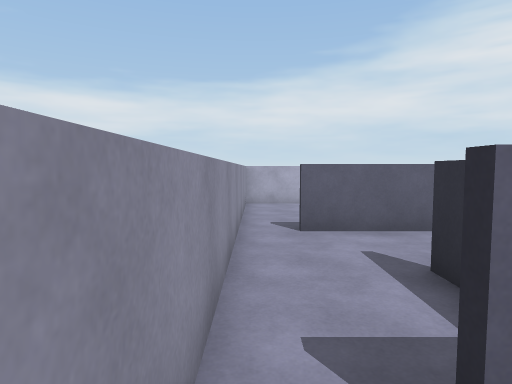
[1] (above)

23 first-person views from a walk through a 3-D level made in the Unity game engine. The camera is 1.4 m above the floor, tilts 4° down and sees 75° across. The floor is counted in squares, 1 m on a side. Each view is taken from the middle of a square. On the plan, view 1 faces up. The plan holds only what a view shows up to about 15 squares ahead; the rest is blank.

[2]
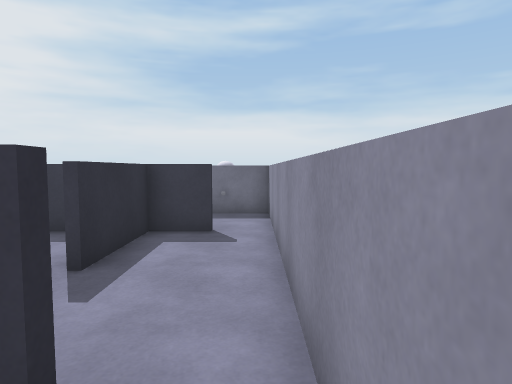

[3]
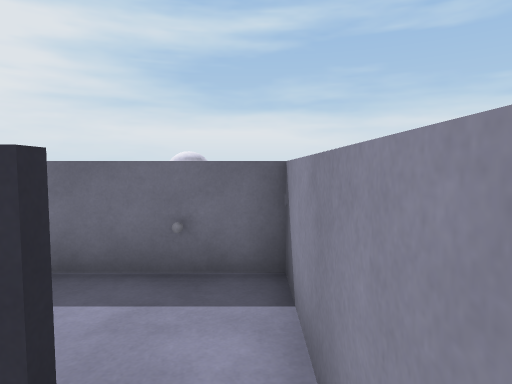

[4]
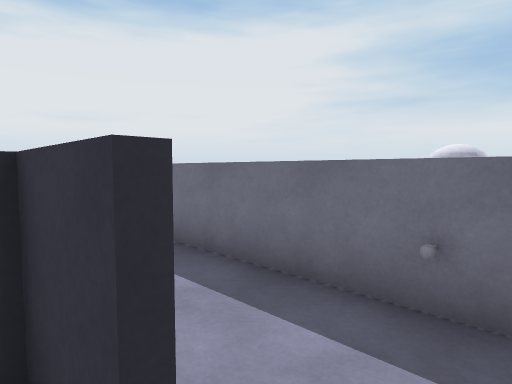

[5]
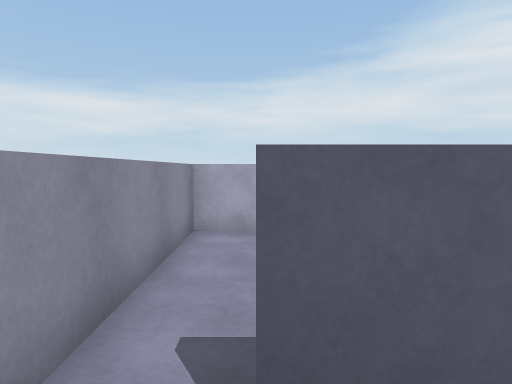

[6]
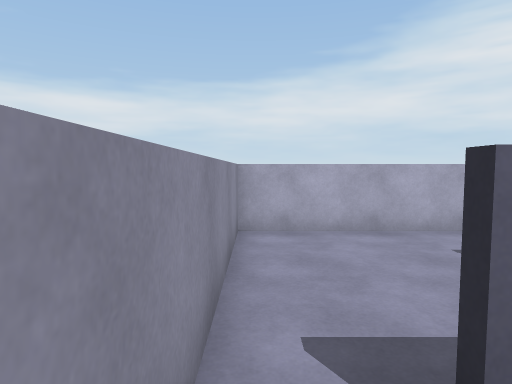

[7]
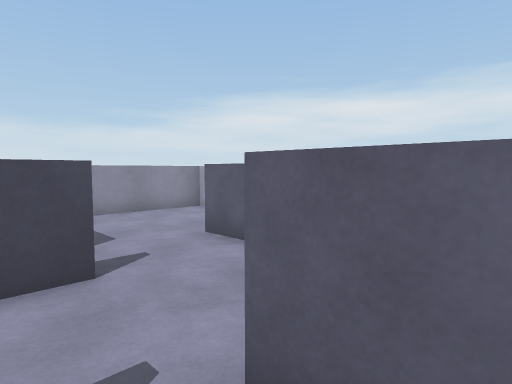

[8]
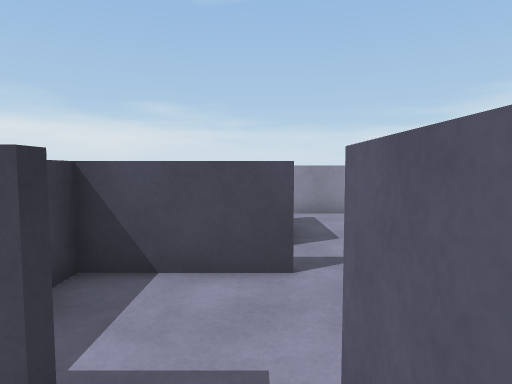

[9]
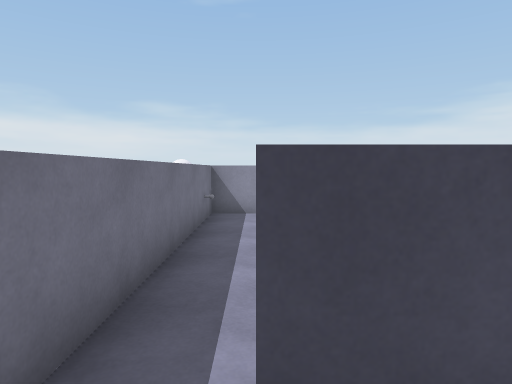

[10]
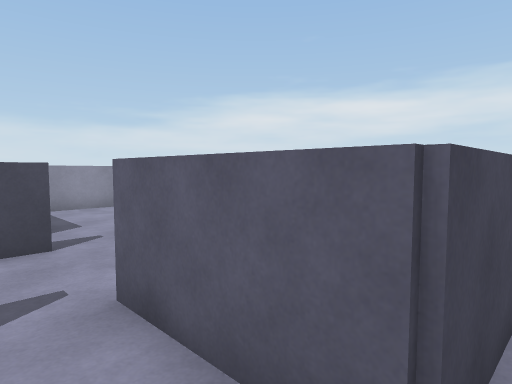

[11]
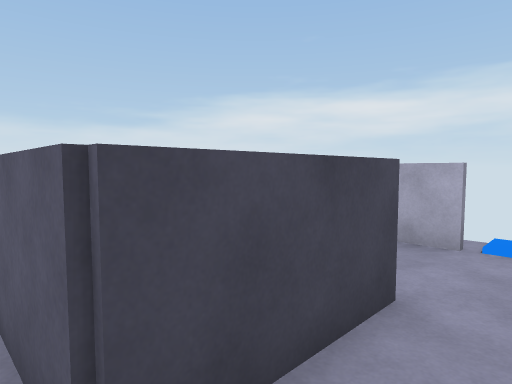

[12]
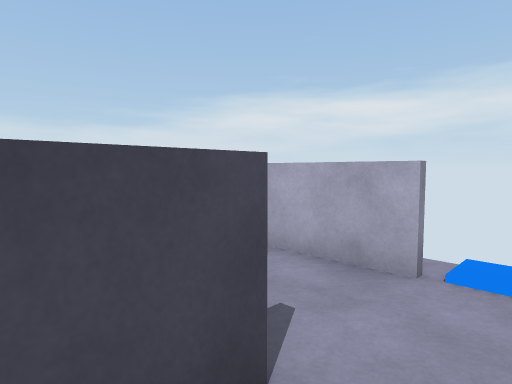

[13]
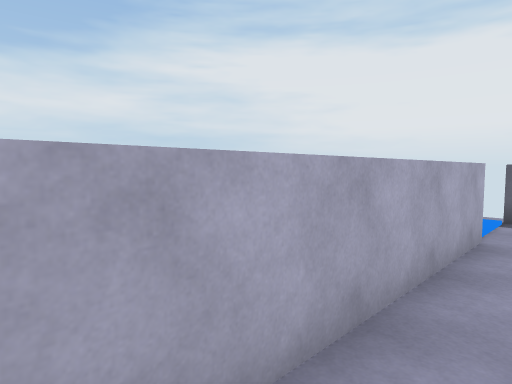

[14]
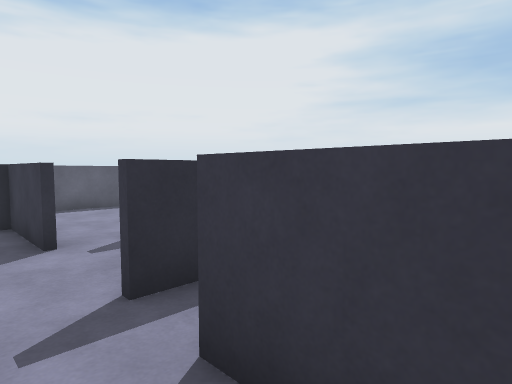

[15]
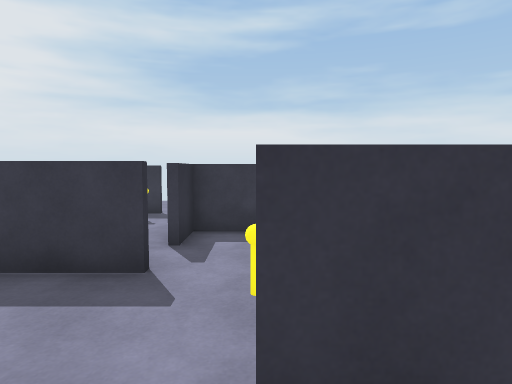

[16]
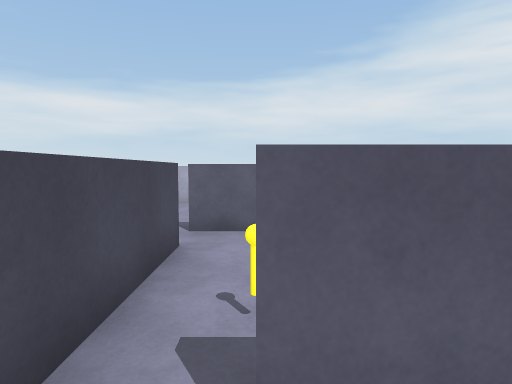

[17]
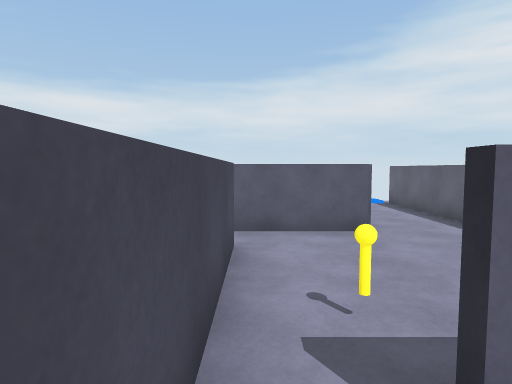

[18]
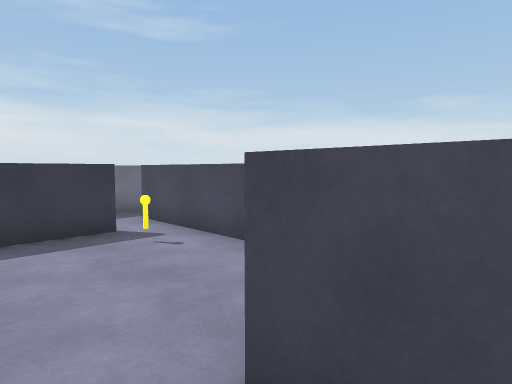

[19]
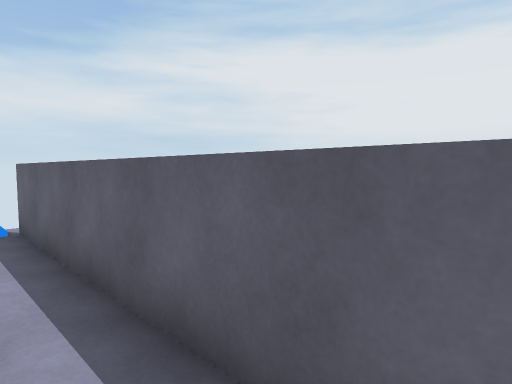

[20]
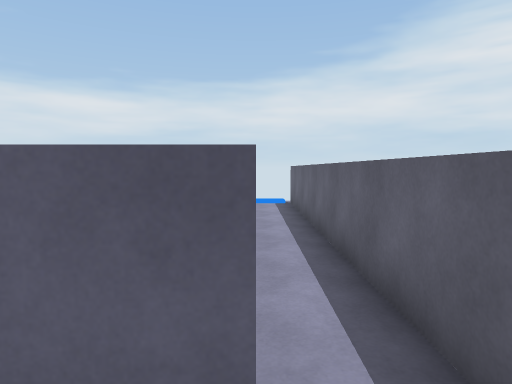

[21]
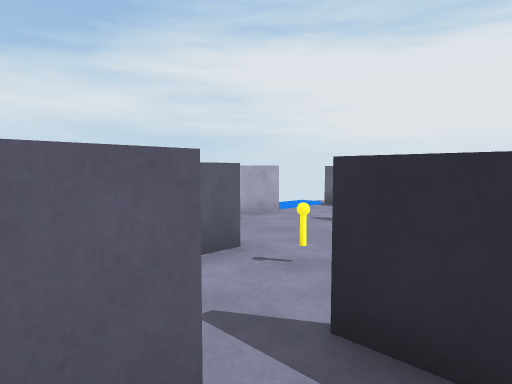

[22]
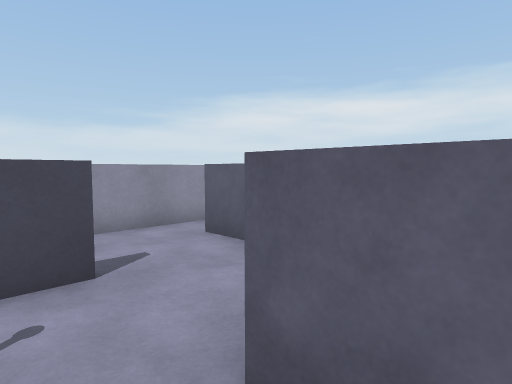

[23]
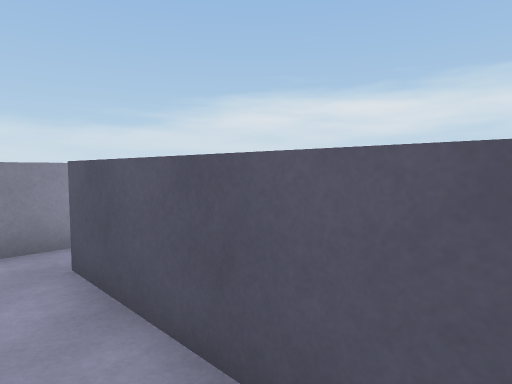

### Floor plan
Ten units are one square. View 1 is at (0, 0); x grows to the right and y downward. Boxes are objects, and circles mark ways between rooms. Rooms are numbered by the first view taken in them; rooms with no view inside come last. Other rooms are left out.
<svg viewBox="-9 -145 158 164">
<path fill="none" stroke="#000" d="M59 -14 10 -14M-4 -16 -4 14 89 14M59 -106 70 -106M9 -76 40 -76M76 -134 -4 -134 -4 -75M26 -46 26 -35M41 -74 10 -74M54 -62 54 -75M69 -44 55 -44M9 -16 24 -16 24 -45M-4 -75 -4 -16M116 -74 95 -74M86 -61 86 -15M99 -16 121 -16M144 -18 144 -65M130 -14 100 -14M86 -15 86 0M70 -104 40 -104M84 -76 115 -76M95 -74 85 -74M116 -106 116 -74M56 -76 56 -46 85 -46 85 -60M116 -134 76 -134M144 -65 144 -135"/>
<rect x="95" y="-35" width="10" height="10" fill="#bbb"><title>other object</title></rect>
<rect x="65" y="-95" width="10" height="10" fill="#bbb"><title>other object</title></rect>
<circle cx="0" cy="-20" r="3" fill="#2a7"/>
<circle cx="80" cy="0" r="3" fill="#2a7"/>
<circle cx="0" cy="-80" r="3" fill="#2a7"/>
<circle cx="50" cy="-110" r="3" fill="#2a7"/>
<circle cx="40" cy="-80" r="3" fill="#2a7"/>
<circle cx="130" cy="-20" r="3" fill="#2a7"/>
<circle cx="90" cy="-20" r="3" fill="#2a7"/>
<circle cx="105" cy="-70" r="3" fill="#2a7"/>
<text x="30" y="0">1</text>
<text x="30" y="-110">2</text>
<text x="30" y="-50">3</text>
<text x="110" y="-50">4</text>
<text x="110" y="0">5</text>
<text x="90" y="-100">6</text>
</svg>
Room 1 opens to room 3. Room 1 opens to room 5. Room 2 opens to room 3. Room 2 opens to room 6. Room 3 opens to room 6. Room 4 opens to room 5. Room 4 opens to room 6.

Where each view was taken, in squares from view 1:
view 1: 0 up, 0 right, facing up
view 2: 9 up, 0 right, facing down
view 3: 3 up, 0 right, facing down
view 4: 2 up, 0 right, facing down-right
view 5: 6 up, 1 right, facing up
view 6: 6 up, 0 right, facing up
view 7: 6 up, 10 right, facing up-left
view 8: 7 up, 10 right, facing left
view 9: 0 up, 10 right, facing left
view 10: 6 up, 12 right, facing up-left
view 11: 7 up, 13 right, facing up-left
view 12: 9 up, 13 right, facing up-left
view 13: 12 up, 4 right, facing up-right
view 14: 9 up, 2 right, facing down-right
view 15: 12 up, 7 right, facing down
view 16: 0 up, 10 right, facing up
view 17: 0 up, 9 right, facing up
view 18: 9 up, 13 right, facing down-left
view 19: 5 up, 13 right, facing up-right
view 20: 0 up, 13 right, facing up
view 21: 6 up, 3 right, facing up-right
view 22: 3 up, 7 right, facing up-left
view 23: 0 up, 6 right, facing up-left
